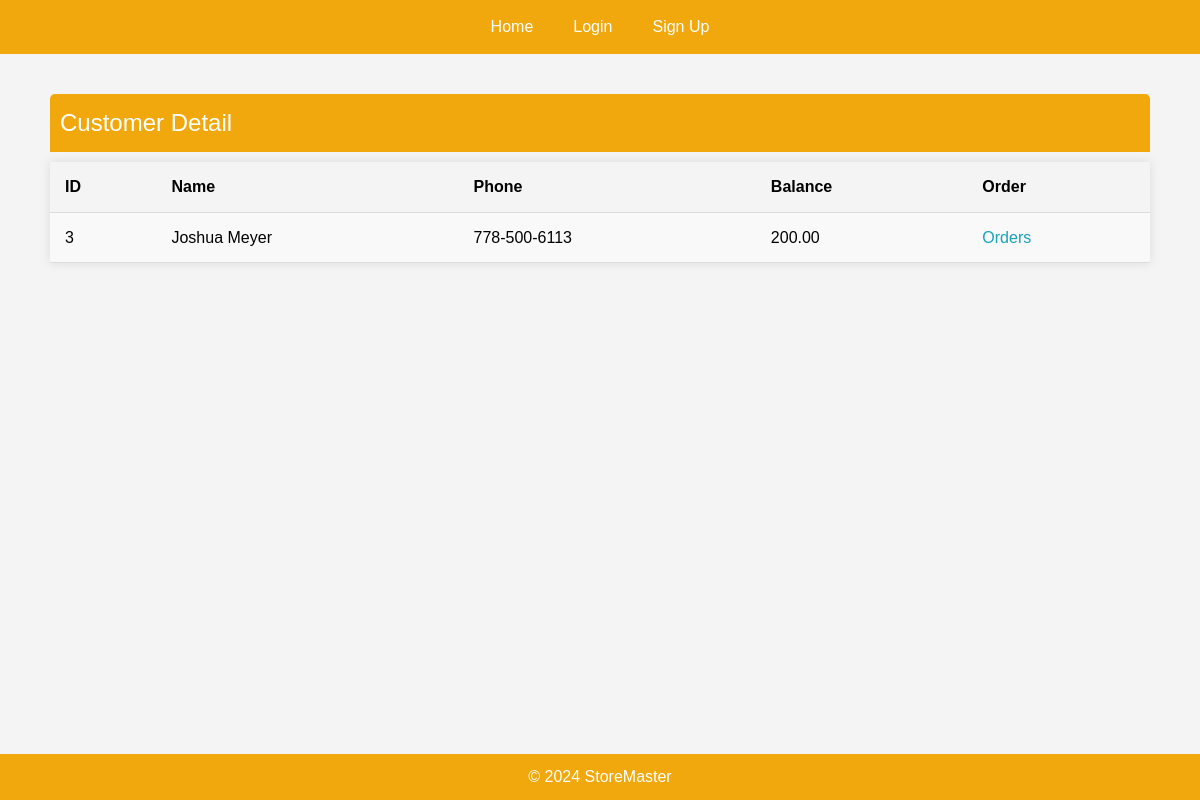
The page /customers/3 on the database its author committed.
### StoreMaster/models.py (models this page shows, shortened)
class Customer(db.Model):
    __tablename__ = 'customer'
    cid = mapped_column(Integer, primary_key=True)
    name = mapped_column(String(200), nullable=False, unique=True)
    phone = mapped_column(String(20), nullable=False)
    balance = mapped_column(Numeric(10, 2), nullable=False, default=200)
    owner= mapped_column(String(200),nullable=False,default="null")
    orders = relationship("Order", back_populates="customer",
                          cascade="all, delete")

### StoreMaster/web_interface/customers.py (the view)
@customers_bp.route("/<int:customer_id>", methods=["GET"])
def customer_detail(customer_id):
    customer = db.get_or_404(Customer, customer_id,
                             description="The customer is not found!")
    return render_template("customer_detail.html", target_customer=customer)

### StoreMaster/templates/customer_detail.html (shortened to what this page needs)
{% extends "base.html" %}  {% block content %}
<table>
  <caption>
    Customer Detail
  </caption>
  <tr>
    <th>ID</th>
    <th>Name</th>
    <th>Phone</th>
    <th>Balance</th>
    <th>Order</th>
  </tr>
  <tr>
    <td>{{ target_customer.cid }}</td>
    <td>{{ target_customer.name }}</td>
    <td>{{ target_customer.phone }}</td>
    <td>{{ target_customer.balance }}</td>
    <td>
      <a
        href="{{ url_for('orders_html.order_customer_detail',customer_id=target_customer.cid)}}"
        >Orders</a
      >
    </td>
  </tr>
</table>
{% endblock %}

### StoreMaster/static/style.css (style rules this page uses)
body, h1, a { margin: 0; padding: 0; }
body { font-family: Arial, sans-serif; line-height: 1.6; background-color: #f4f4f4; margin: 0; padding: 0; }
table { width: 100%; border-collapse: collapse; margin: 20px 0; background: white; box-shadow: 0 0 10px rgba(0, 0, 0, 0.1); }
table caption { font-size: 1.5em; margin-bottom: 10px; text-align: left; padding: 10px; background-color: #f1a80c; color: white; border-top-left-radius: 5px; border-top-right-radius: 5px; }
table th, table td { padding: 12px 15px; text-align: left; border-bottom: 1px solid #ddd; }
table th { background-color: #f4f4f4; font-weight: bold; }
table tr:nth-child(even) { background-color: #f9f9f9; }
table a { color: #17a2b8; text-decoration: none; }

### rows shown on the page
Customer: cid "3", name "Joshua Meyer", phone "778-500-6113", balance "200.00"
